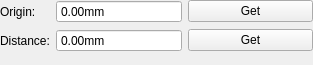
<?xml version="1.0" encoding="UTF-8"?>
<ui version="4.0">
 <class>EncoderPropertiesWidget</class>
 <widget class="QWidget" name="EncoderPropertiesWidget">
  <property name="geometry">
   <rect>
    <x>0</x>
    <y>0</y>
    <width>313</width>
    <height>65</height>
   </rect>
  </property>
  <property name="windowTitle">
   <string>Form</string>
  </property>
  <layout class="QFormLayout" name="formLayout">
   <property name="leftMargin">
    <number>0</number>
   </property>
   <property name="topMargin">
    <number>0</number>
   </property>
   <property name="rightMargin">
    <number>0</number>
   </property>
   <property name="bottomMargin">
    <number>0</number>
   </property>
   <item row="0" column="0">
    <widget class="QLabel" name="originLabel">
     <property name="text">
      <string>Origin:</string>
     </property>
    </widget>
   </item>
   <item row="0" column="1">
    <layout class="QHBoxLayout" name="distanceHorizontalLayout">
     <item>
      <widget class="QDoubleSpinBox" name="originDoubleSpinBox">
       <property name="sizePolicy">
        <sizepolicy hsizetype="Expanding" vsizetype="Fixed">
         <horstretch>0</horstretch>
         <verstretch>0</verstretch>
        </sizepolicy>
       </property>
       <property name="buttonSymbols">
        <enum>QAbstractSpinBox::NoButtons</enum>
       </property>
       <property name="suffix">
        <string>mm</string>
       </property>
      </widget>
     </item>
     <item>
      <widget class="QPushButton" name="getOriginBtn">
       <property name="sizePolicy">
        <sizepolicy hsizetype="Expanding" vsizetype="Fixed">
         <horstretch>0</horstretch>
         <verstretch>0</verstretch>
        </sizepolicy>
       </property>
       <property name="text">
        <string>Get</string>
       </property>
      </widget>
     </item>
    </layout>
   </item>
   <item row="1" column="0">
    <widget class="QLabel" name="distanceLabel">
     <property name="text">
      <string>Distance:</string>
     </property>
    </widget>
   </item>
   <item row="1" column="1">
    <layout class="QHBoxLayout" name="originHorizontalLayout">
     <item>
      <widget class="QDoubleSpinBox" name="distanceDoubleSpinBox">
       <property name="sizePolicy">
        <sizepolicy hsizetype="Expanding" vsizetype="Fixed">
         <horstretch>0</horstretch>
         <verstretch>0</verstretch>
        </sizepolicy>
       </property>
       <property name="buttonSymbols">
        <enum>QAbstractSpinBox::NoButtons</enum>
       </property>
       <property name="suffix">
        <string>mm</string>
       </property>
      </widget>
     </item>
     <item>
      <widget class="QPushButton" name="getDistanceBtn">
       <property name="sizePolicy">
        <sizepolicy hsizetype="Expanding" vsizetype="Fixed">
         <horstretch>0</horstretch>
         <verstretch>0</verstretch>
        </sizepolicy>
       </property>
       <property name="text">
        <string>Get</string>
       </property>
      </widget>
     </item>
    </layout>
   </item>
  </layout>
 </widget>
 <resources/>
 <connections/>
</ui>
